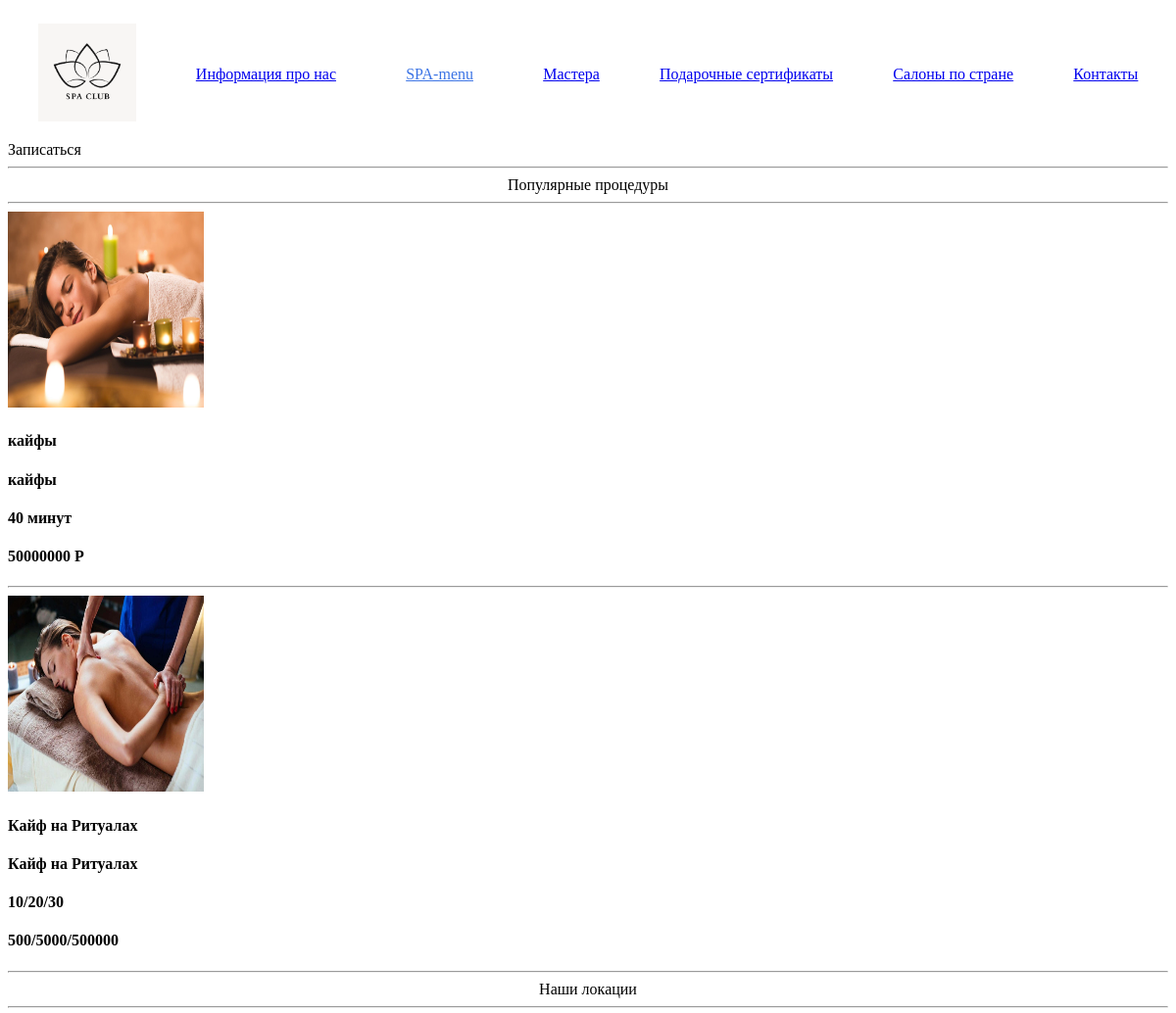
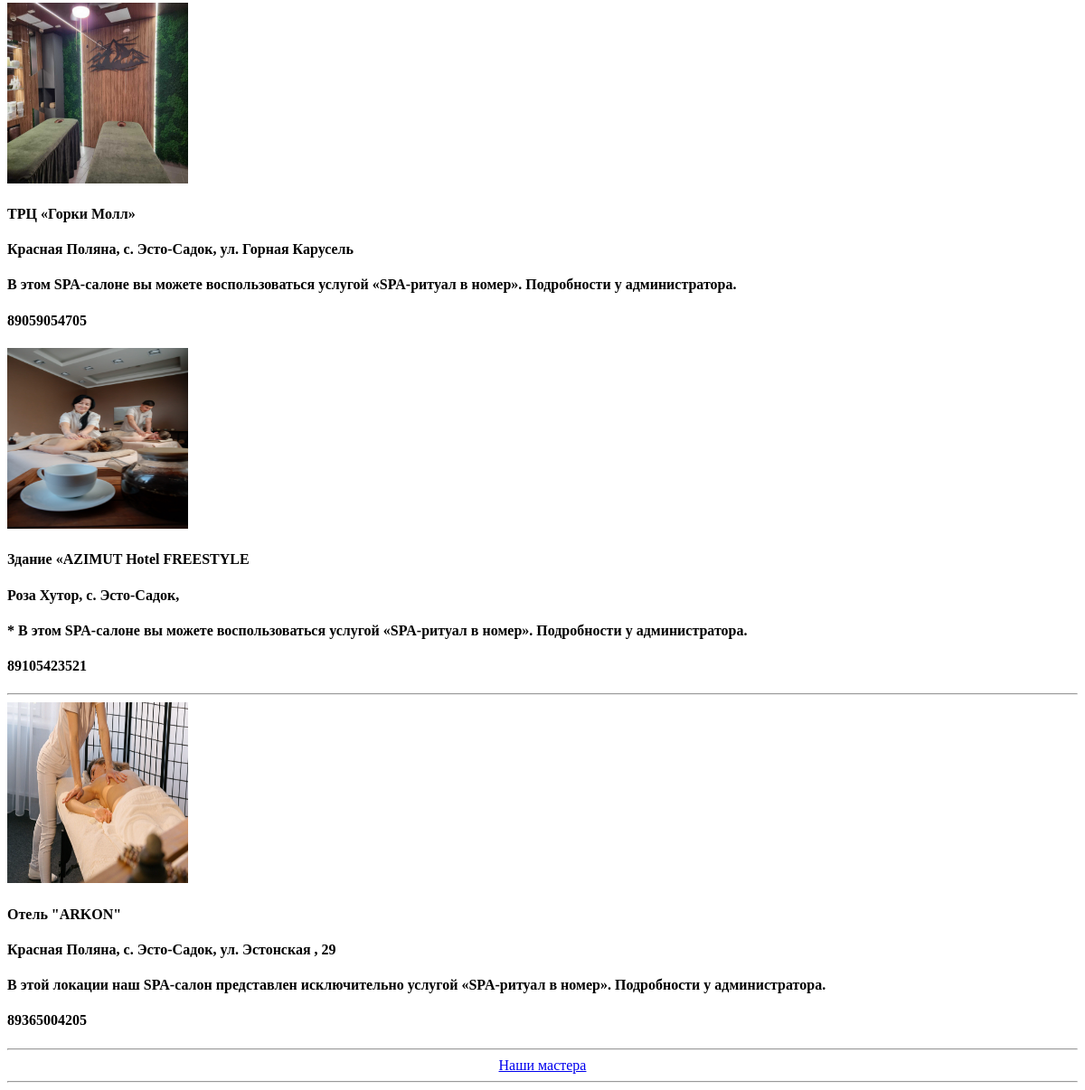
/home/, run on the app's committed database (2 pictures, top to bottom).
### spa/models.py (models this page shows, shortened)
class Mountain_Rituals(models.Model):
    photo = models.ImageField(upload_to='static/photo/photo_rituals/', verbose_name='фото массажа')
    title = models.CharField(max_length=100, verbose_name='Заголовок')
    content = models.CharField(max_length=250, verbose_name='описание')
    time = models.CharField(max_length=50, null=True, blank=True, verbose_name='время в формате x/x/x')
    price = models.CharField(max_length=50, null=False, blank=True, verbose_name='цена в формате x/x/x')
    popular = models.BooleanField(default=False, verbose_name='Добавить на главную страницу сайта (популярные массажи)')
    time_create = models.DateTimeField(verbose_name="Время создания", default=datetime.now(), )
    time_update = models.DateTimeField(verbose_name="Время изменения", default=datetime.now(), )
    class Meta:
        verbose_name_plural = 'Mountain-SPA (Виды массажа)'
        verbose_name = 'SPA-ритуалы (вид массажа)'

class Mountain_Body_care(models.Model):
    photo = models.ImageField(upload_to='static/photo/photo_care/', verbose_name='уходовое фото')
    title = models.CharField(max_length=100, verbose_name='Заголовок')
    content = models.CharField(max_length=250, verbose_name='описание')
    time = models.CharField(max_length=50, null=True, blank=True, verbose_name='время в формате "X/X/X"')
    price = models.CharField(max_length=50, null=False, blank=True, verbose_name='цена в формате "X/X/X"')
    popular = models.BooleanField(default=False,
                                  verbose_name='Добавить на главную страницу сайта (популярные Процедуры)')
    time_create = models.DateTimeField(verbose_name="Время создания", default=datetime.now(), )
    time_update = models.DateTimeField(verbose_name="Время изменения", default=datetime.now(), )
    class Meta:
        verbose_name_plural = 'Mountain-SPA (Уход за телом)'
        verbose_name = 'SPA-ритуалы (Уход за телом)'

class Plase(models.Model):
    MY_CHOICES = (
        ('KP', 'Красная Поляна'),
        ('PX', 'Роза Хутор'),
        ('GZ', 'Горно-туристический центр ПАО «Газпром»'),
    )
    MY_CHOICES = models.CharField(max_length=2, choices=MY_CHOICES,
                                  verbose_name='Расположение (выберите один из 3х варинтов)', null=True, blank=True, )
    photo = models.ImageField(upload_to='static/photo/photo_salons/', verbose_name='Фото салона', default=None)
    name = models.CharField(max_length=50, verbose_name='Имя SPA-салона', null=True, blank=True)
    adress = models.CharField(max_length=50, verbose_name='Адрес', null=True, blank=False, )
    title = models.CharField(max_length=150, verbose_name='Описание', null=True, blank=False, )
    number = models.CharField(max_length=20, verbose_name='Номер мобильного телефона', null=True, blank=True, )
    class Meta:
        verbose_name_plural = 'Расположение салонов'
        verbose_name = 'Расположения салона'

### spa/views.py (the view)
# urls.py: path('', home, name='home'),
def home(request):
    bds = Mountain_Rituals.objects.all()
    bd_care = Mountain_Body_care.objects.all()
    rsp = Plase.objects.all()
    context = {'bds': bds, 'bd_care': bd_care, 'rsp': rsp}
    return render(request, 'layout/home.html', context)

### spa/templates/layout/home.html (shortened to what this page needs)
<!DOCTYPE html>
{% extends 'layout/basic.html' %}
{% load static %}
{% block content %}
<a>Записаться</a>
<hr>
<a><center>Популярные процедуры</center></a>
<hr>
{% for bd in bds %}
    {% if bd.popular == True %}
        <img src="{{ bd.photo.url }}" alt="" width="200" height="200"/>
        <h4>{{ bd.title }}</h4>
        <h4>{{ bd.content }}</h4>
        <h4>{{ bd.time }}</h4>
        <h4>{{ bd.price }}</h4>
    {% endif %}
{% endfor %}
<hr>
{% for bd2 in bd_care %}
    {% if bd2.popular == True %}
        <img src="{{ bd2.photo.url }}" alt="" width="200" height="200"/>
        <h4>{{ bd2.title }}</h4>
        <h4>{{ bd2.content }}</h4>
        <h4>{{ bd2.time }}</h4>
        <h4>{{ bd2.price }}</h4>
    {% endif %}
{% endfor %}
<hr>
<div><center> Наши локации</center></div>
<hr>
{% for rp in rsp %}
    {% if rp.MY_CHOICES == 'KP' %}
        <img src="{{ rp.photo.url }}" alt="" width="200" height="200"/>
        <h4>{{ rp.name }}</h4>
        <h4>{{ rp.adress }}</h4>
        <h4>{{ rp.title }}</h4>
        <h4>{{ rp.number }}</h4>
    {% endif %}
{% endfor %}
<hr>
{% for rp in rsp %}
    {% if rp.MY_CHOICES == 'PX' %}
        <img src="{{ rp.photo.url }}" alt="" width="200" height="200"/>
        <h4>{{ rp.name }}</h4>
        <h4>{{ rp.adress }}</h4>
        <h4>{{ rp.title }}</h4>
        <h4>{{ rp.number }}</h4>
    {% endif %}
{% endfor %}
<hr>
<a href="{% url 'masters' %}"><center>Наши мастера</center></a>
<hr>
{% endblock %}

### static/css/flex.css (style rules this page uses)
hr { display: block; margin-top: 0.5em; margin-bottom: 0.5em; margin-left: auto; margin-right: auto; border-style: inset; border-width: 1px; }

### data on the page
Mountain_Rituals: photo (picture), title "кайфы", content "кайфы", time "40 минут", price "50000000 Р"
Mountain_Body_care: photo (picture), title "Кайф на Ритуалах", content "Кайф на Ритуалах", time "10/20/30", price "500/5000/500000"
Plase: photo (picture), name "ТРЦ «Горки Молл»", adress "Красная Поляна, с. Эсто-Садок, ул. Горная Карусель", title "В этом SPA-салоне вы можете воспользоваться услугой «SPA-ритуал в номер». Подробности у администратора.", number "89059054705"
Plase: photo (picture), name "Здание «AZIMUT Hotel FREESTYLE", adress "Роза Хутор, с. Эсто-Садок,", title "* В этом SPA-салоне вы можете воспользоваться услугой «SPA-ритуал в номер». Подробности у администратора.", number "89105423521"
Plase: photo (picture), name "Отель \"ARKON\"", adress "Красная Поляна, с. Эсто-Садок, ул. Эстонская , 29", title "В этой локации наш SPA-салон представлен исключительно услугой «SPA-ритуал в номер». Подробности у администратора.", number "89365004205"
